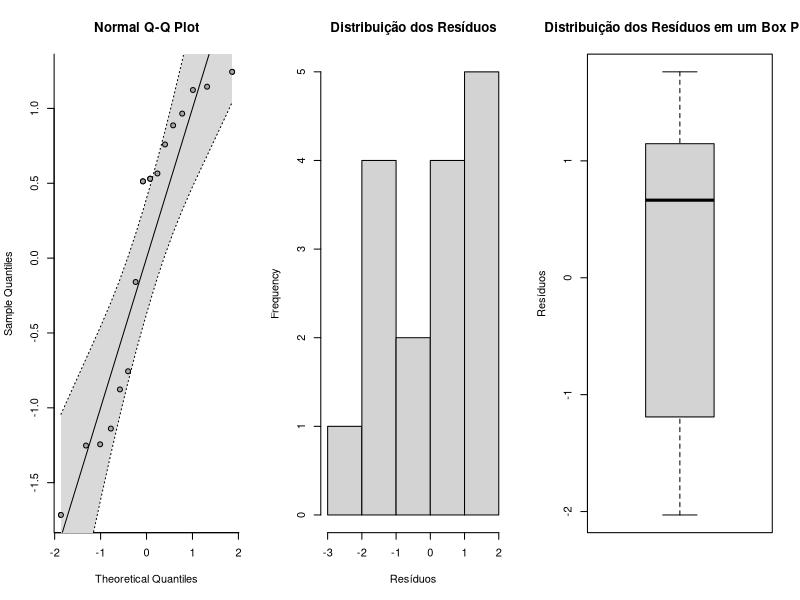

R code for this plot:
## ---- chunk 1
library(metafor)
dados <- read.csv(file = "../98 - dados para exemplos/medias.csv")
dados <- escalc(measure = "SMD", m1i = media_tratamento, sd1i = sd_tratamento, n1i = n_tratamento,
                m2i = media_controle, sd2i = sd_controle, n2i = n_controle, data = dados)
model1 <- rma(yi = yi, vi = vi, data = dados)
## ---- chunk 2
model1
## ---- chunk 3
valores <- data.frame(estimate = model1$b, se = model1$se, zval = model1$zval, pval = model1$pval, ci.lb = model1$ci.lb, ci.ub = model1$ci.ub)
row.names(valores) <- 1
knitr::kable(valores, digits = 3, format = "pandoc", align = "c")
## ---- chunk 4
valores <- cbind(valores, tau2 = model1$tau2, se.tau2 = model1$se.tau2)
knitr::kable(valores, digits = 3, format = "pandoc", align = "c")
## ---- chunk 5
valores <- cbind(valores,  QE = model1$QE, QEp = model1$QEp, I2 = model1$I2, H2 = model1$H2)
knitr::kable(valores, digits = 3, format = "pandoc", align = "c")
## ---- chunk 6
par(mfrow = c(1,3))
qqnorm.rma.uni(model1)
hist(rstudent.rma.uni(model1)$resid, xlab = "Resíduos", main = "Distribuição dos Resíduos")
boxplot(resid(model1), ylab = "Resíduos", main = "Distribuição dos Resíduos em um Box Plot")
## ---- chunk 7
(model2 <- rma(yi = yi, vi = vi, data = dados, mods = ~ riqueza_tratamento))
## ---- chunk 8
mixef <- data.frame(modelo = rep("mixed-effects model", 2), variavel = c("Intecepto", "Diversidade"), estimate = model2$b, se = model2$se, zval = model2$zval, pval = model2$pval, ci.lb = model2$ci.lb, ci.ub = model2$ci.ub)
row.names(mixef) <- c(2,3)

mixef_diag <- data.frame(tipo = "mixed-effects model", tau2 = model2$tau2, se.tau2 = model2$se.tau2, QM = model2$QM, QMp = model2$QMp, QE = model2$QE, QEp = model2$QEp, I2 = model2$I2, H2 = model2$H2)

randomeff <- data.frame(modelo = "random-effects model", variavel = "Estimativa", estimate = model1$b, 
                        se = model1$se, zval = model1$zval, pval = model1$pval, 
                        ci.lb = model1$ci.lb, ci.ub = model1$ci.ub)
row.names(randomeff) <- 1

knitr::kable(rbind(randomeff, mixef), digits = 2, format = "markdown", align = "c")
## ---- chunk 9
knitr::kable(rbind(data.frame(tipo = "random-effects model", tau2 = model1$tau2, se.tau2 = model1$se.tau2, 
                              QM = NA, QMp = NA, QE = model1$QE, QEp = model1$QEp, I2 = model1$I2, H2 = model1$H2), mixef_diag), 
             digits = 2, format = "markdown", align = "c")
## ---- chunk 10
anova(model2) # compare com os resultados do output de model2
## ---- chunk 11
anova(model2, btt = c(1,2)) # o teste fala quais coeficientes estão sendo testados
## ---- chunk 12
(model3 <- rma(yi = yi, vi = vi, data = dados, mods = ~ ecossistema))
## ---- chunk 13
resultado <- data.frame(variavel = c("Intecepto", "Ecossistema: Terrestre"), estimate = model3$b, 
                        se = model3$se, zval = model3$zval, pval = model3$pval, ci.lb = model3$ci.lb, ci.ub = model3$ci.ub)
knitr::kable(resultado, digits = 3, format = "markdown", align = "c", row.names = FALSE)
## ---- chunk 14
anova(model3) # testando o efeito apenas de dois níveis do moderador
## ---- chunk 15
anova(model3, btt = c(1, 2)) # testando o efeito do moderador
## ---- chunk 16
# removendo o intercepto
model4 <- rma(yi = yi, vi = vi, data = dados, mods = ~ ecossistema - 1)
## ---- chunk 17
knitr::kable(data.frame(variavel = c("Ecossistema: Aquatico", "Ecossistema: Terrestre"), estimate = model4$b, 
                        se = model4$se, zval = model4$zval, pval = model4$pval, ci.lb = model4$ci.lb, ci.ub = model4$ci.ub),
             digits = 3, format = "pandoc", align = "c", row.names = FALSE)
## ---- chunk 18
anova(model4, L = c(1, -1)) # "Aquatico" vs "Terrestre"
## ---- chunk 19
model5 <- rma(yi = yi, vi = vi, data = dados, mods = ~ ecossistema + riqueza_tratamento)
knitr::kable(data.frame(variavel = c("Intercepto", "Ecossistema: Terrestre", "Diversidade"), estimate = model5$b, 
                        se = model5$se, zval = model5$zval, pval = model5$pval, ci.lb = model5$ci.lb, ci.ub = model5$ci.ub),
             digits = 3, format = "pandoc", align = "c", row.names = FALSE)
## ---- chunk 20
model6 <- rma(yi = yi, vi = vi, data = dados, mods = ~ ecossistema * riqueza_tratamento)
knitr::kable(data.frame(variavel = c("Intercepto", "Ecossistema: Terrestre", "Diversidade", "Ecossistema: Terrestre x Diversidade"), 
                        estimate = model6$b, se = model6$se, zval = model6$zval, pval = model6$pval, 
                        ci.lb = model6$ci.lb, ci.ub = model6$ci.ub),
             digits = 3, format = "pandoc", align = "c", row.names = FALSE)
## ---- chunk 21
model7 <- rma(yi = yi, vi = vi, data = dados, mods = ~ ecossistema : riqueza_tratamento - 1)
knitr::kable(data.frame(variavel = c("Efeito da Diversidade em Ecossistemas Aquaticos", "Efeito da Diversidade em Ecossistemas Terrestres"), 
                        estimate = model7$b, se = model7$se, zval = model7$zval, pval = model7$pval, 
                        ci.lb = model7$ci.lb, ci.ub = model7$ci.ub),
             digits = 3, format = "pandoc", align = "c", row.names = FALSE)
